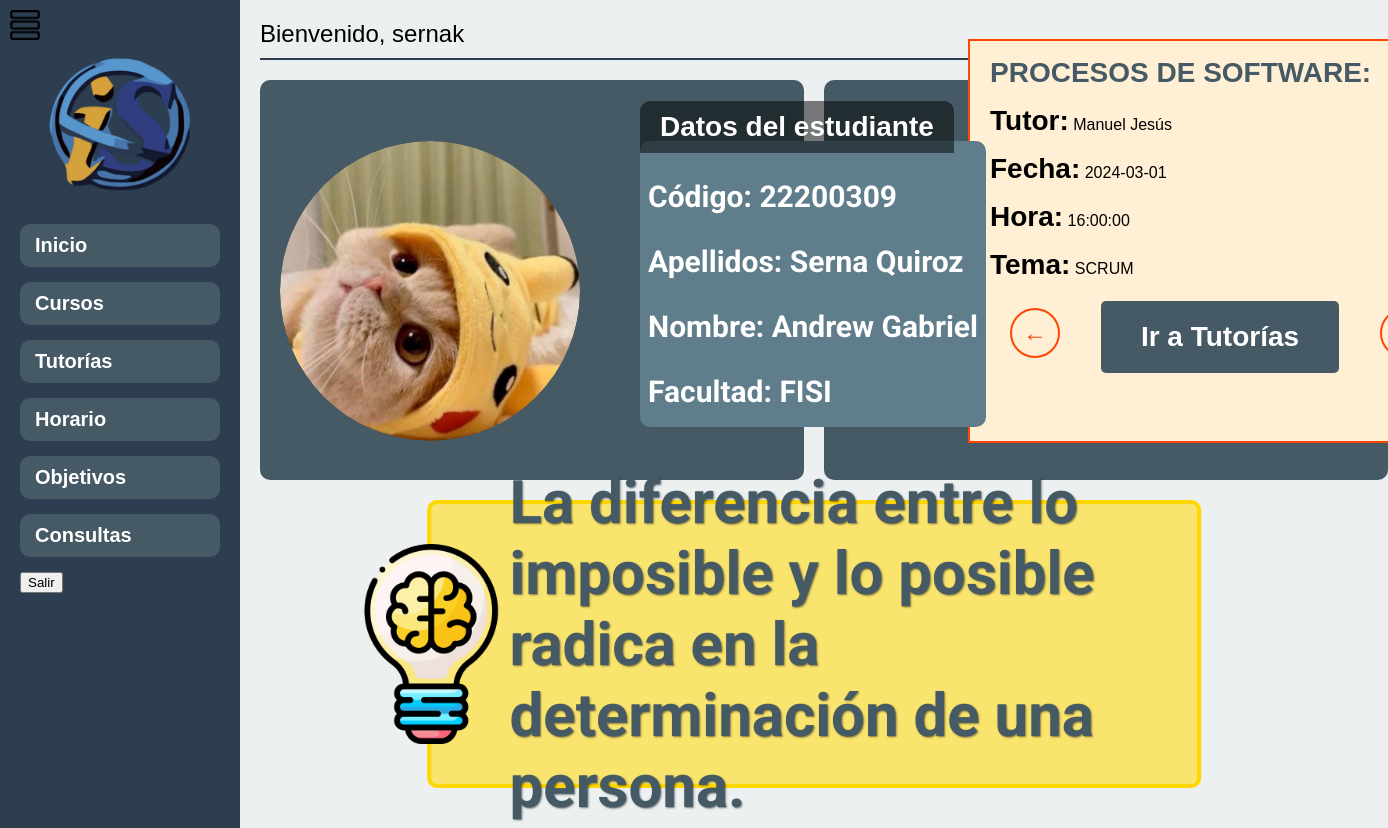
The page /dashboard_alumno.php (signed in) on the database its author committed.
### tables this page shows
CREATE TABLE `curso` (
  `cod_curso` varchar(20) NOT NULL,
  `nombre_curso` varchar(30) NOT NULL,
  `ciclo` int NOT NULL,
  `creditos` int NOT NULL
);

CREATE TABLE `tutor` (
  `cod_tutor` varchar(20) NOT NULL,
  `id_usuario` int NOT NULL,
  `nombre` varchar(40) NOT NULL,
  `apellidos` varchar(40) NOT NULL,
  `correo` varchar(50) NOT NULL,
  `numero_celular` varchar(10) NOT NULL
);

CREATE TABLE `frases_motivadoras` (
  `id` int NOT NULL,
  `frase` varchar(255) NOT NULL
);

CREATE TABLE `usuarios` (
  `id` int NOT NULL,
  `nombre` varchar(50) NOT NULL,
  `nombre_usuario` varchar(20) NOT NULL,
  `contraseña` varchar(20) NOT NULL,
  `rol` varchar(15) NOT NULL,
  `ruta_foto` varchar(255) NOT NULL
);

CREATE TABLE `alumno` (
  `cod_alumno` varchar(20) NOT NULL,
  `id_usuario` int NOT NULL,
  `nombre` varchar(40) NOT NULL,
  `apellidos` varchar(40) NOT NULL,
  `correo` varchar(40) NOT NULL,
  `facultad` varchar(50) NOT NULL,
  `numero_celular` varchar(10) NOT NULL
);

### dashboard_alumno.php (the view, shortened to what this page needs)
<?php
include 'conn/connection.php';
$nombre_usuario = $_SESSION['nombre'];
try {
    $stmt = $conn->prepare("SELECT ruta_foto FROM usuarios WHERE nombre_usuario = :nombre_usuario");
    $stmt->bindParam(':nombre_usuario', $nombre_usuario);
    $stmt->execute();
    if ($stmt->rowCount() > 0) {
        $resultado = $stmt->fetch(PDO::FETCH_ASSOC);
        $ruta_foto = $resultado['ruta_foto'];
    } else {
        $ruta_foto = "http://localhost/foto_defecto.png";
    }
} catch(PDOException $e) {
    $ruta_foto = "ruta/error/foto.jpg";
}
try {
    $stmt_usuario = $conn->prepare("SELECT id FROM usuarios WHERE nombre_usuario = :nombre_usuario");
    $stmt_usuario->bindParam(':nombre_usuario', $nombre_usuario);
    $stmt_usuario->execute();
    if ($stmt_usuario->rowCount() > 0) {
        $resultado_usuario = $stmt_usuario->fetch(PDO::FETCH_ASSOC);
        $id_usuario = $resultado_usuario['id'];
        $stmt_alumno = $conn->prepare("SELECT cod_alumno, apellidos, nombre, facultad FROM alumno WHERE id_usuario = :id_usuario");
        $stmt_alumno->bindParam(':id_usuario', $id_usuario);
        $stmt_alumno->execute();
        if ($stmt_alumno->rowCount() > 0) {
            $resultado_alumno = $stmt_alumno->fetch(PDO::FETCH_ASSOC);
            $cod_alumno = $resultado_alumno['cod_alumno'];
            $apellidos = $resultado_alumno['apellidos'];
            $nombre = $resultado_alumno['nombre'];
            $facultad = $resultado_alumno['facultad'];
        } else {
            $cod_alumno = "No disponible";
            $apellidos = "No disponible";
            $nombre = "No disponible";
            $facultad = "No disponible";
        }
    } else {
        $cod_alumno = "No disponible";
        $apellidos = "No disponible";
        $nombre = "No disponible";
        $facultad = "No disponible";
    }
} catch(PDOException $e) {
    $cod_alumno = "Error";
    $apellidos = "Error";
    $nombre = "Error";
    $facultad = "Error";
}
try {
    $random_id = rand(1, 30);
    $stmt = $conn->prepare("SELECT frase FROM frases_motivadoras WHERE id = :id");
    $stmt->bindParam(':id', $random_id);
    $stmt->execute();
    if ($stmt->rowCount() > 0) {
        $frase_motivadora = $stmt->fetch(PDO::FETCH_ASSOC)['frase'];
    } else {
        $frase_motivadora = "No hay frase disponible en este momento.";
    }
} catch(PDOException $e) {
    $frase_motivadora = "Error al obtener la frase motivadora.";
}
try {
    $stmt_tutoria = $conn->prepare("SELECT t.fecha, t.hora, t.tema, c.nombre_curso, tu.apellidos, tu.nombre
                                    FROM tutoría AS t
                                    INNER JOIN curso AS c ON t.codcurso = c.cod_curso
                                    INNER JOIN tutor AS tu ON t.codtutor = tu.cod_tutor
                                    INNER JOIN alumno AS a ON t.codalumno = a.cod_alumno
                                    INNER JOIN usuarios AS u ON a.id_usuario = u.id
                                    WHERE u.nombre_usuario = :nombre_usuario");
    $stmt_tutoria->bindParam(':nombre_usuario', $nombre_usuario);
    $stmt_tutoria->execute();
    if ($stmt_tutoria->rowCount() > 0) {
        $resultado_tutoria = $stmt_tutoria->fetch(PDO::FETCH_ASSOC);
        $fecha_tutoria = "<span class='texto'><strong>Fecha:</strong></span> " . $resultado_tutoria['fecha'];
        $hora_tutoria = "<span class='texto'><strong>Hora:</strong></span> " . $resultado_tutoria['hora'];
        $tema_tutoria = "<span class='texto'><strong>Tema:</strong></span> " . $resultado_tutoria['tema'];
        $nombre_curso = $resultado_tutoria['nombre_curso'];
        $nombre_tutor = "<span class='texto'><strong>Tutor:</strong></span> " . $resultado_tutoria['nombre'];
    }
} catch(PDOException $e) {
    $fecha_tutoria = "Error al obtener las tutorías";
    $hora_tutoria = "";
    $tema_tutoria = "";
    $nombre_curso = "";
    $apellidos_tutor = "";
    $nombre_tutor = "";
}
?>
<!DOCTYPE html>
<html lang="es">
<head>
</head>
<body>
    <div class="container">
        <div class="sidebar" id="sidebar">
            <div class="sidebar-logo">
                <img src="fisi.png" alt="Logo Facultad">
            </div>
            <ul>
                <li><a href="dashboard_alumno.php">Inicio</a></li>
                <li><a href="cursos.php">Cursos</a></li>
                <li><a href="dashboard_tutorias.php">Tutorías</a></li>
                <li><a href="horario.php">Horario</a></li>
                <li><a href="objetivos.php">Objetivos</a></li>
                <li><a href="consultas.php">Consultas</a></li>
                <li><button onclick="showPopup()">Salir</button></li>
            </ul>
        </div>
        <div class="main-content">
            <?php
            if (isset($_SESSION['nombre'])) {
                echo "<div class='welcome-message'>Bienvenido, " . $_SESSION['nombre'] . "</div>";
            } else {
                echo "<p>Por favor, inicia sesión para ver tus datos.</p>";
            }
            ?>
            <div class="center-square">
                <p><span class="curso"><?php echo $nombre_curso; ?>:</span> <span class="texto"><?php?></span></p>
                <p id="nombre-tutor"><?php echo $nombre_tutor; ?></p>
                <p id="fecha-tutoria"><?php echo $fecha_tutoria; ?></p>
                <p id="hora-tutoria"><?php echo $hora_tutoria; ?></p>
                <p id="tema-tutoria"><?php echo $tema_tutoria; ?></p>
                <button class="boton-tutoria" onclick="window.location.href='dashboard_tutorias.php';">Ir a Tutorías</button>
                <div class="arrow-buttons-container">
                <button class="arrow-button arrow-left" onclick="cambiarTutoria('anterior')">←</button>
                <button class="arrow-button arrow-right" onclick="cambiarTutoria('siguiente')">→</button>
                </div>
            </div>
            <div class="large-rectangle new">
                <div class="motivational-quote">
                    <?php echo $frase_motivadora; ?>
                </div>
            </div>
            <div class="user-photo-container">
                <img src="<?php echo $ruta_foto; ?>" alt="Foto del usuario" class="user-photo">
            </div>
            <div class="alumno-info-container">
                <div class="alumno-info">
                    <div class="title">Datos del estudiante</div>
                    <div class="text-container">
                        <p>Código: <?php echo $cod_alumno; ?></p>
                        <p>Apellidos: <?php echo $apellidos; ?></p>
                        <p>Nombre: <?php echo $nombre; ?></p>
                        <p>Facultad: <?php echo $facultad; ?></p>
                    </div>
                </div>
            </div>
        </div>
    </div>
    <div class="menu-toggle" onclick="toggleSidebar()">
        <img src="icono_menu.png" alt="Menú">
    </div>
</body>
</html>

### dashboard_alumno.php (style rules this page uses)
body { font-family: Arial, sans-serif; margin: 0; padding: 0; background-color: #f4f4f4; }
.container { display: flex; min-height: 100vh; }
.sidebar { background-color: #2c3e50; color: #fff; padding: 20px; width: 200px; transition: width 0.5s; overflow-x: hidden; }
.sidebar ul { list-style: none; padding: 0; margin: 0; visibility: visible; opacity: 1; transition: opacity 0.5s; }
.sidebar li { margin-bottom: 15px; }
.sidebar a { color: #fff; text-decoration: none; font-size: 20px; font-weight: bold; display: block; padding: 10px 15px; border-radius: 10px; transition: background-color 0.3s; background-color: #455a64; }
.sidebar-logo { text-align: center; margin-bottom: 20px; transition: all 0.5s; }
.sidebar-logo img { max-width: 150px; margin-top: 30px; transition: all 0.5s; }
.main-content { background-color: #ecf0f1; padding: 20px; flex: 1; display: flex; flex-direction: column; align-items: flex-start; position: relative; }
.welcome-message { margin-bottom: 20px; font-size: 24px; border-bottom: 2px solid #2c3e50; padding-bottom: 10px; width: 100%; }
.user-photo-container { width: 300px; height: 300px; border-radius: 50%; overflow: hidden; margin-bottom: 20px; position: absolute; top: 17%; left: 40px; }
.alumno-info-container { position: absolute; top: 17%; left: 400px; }
.user-photo { width: 100%; height: 100%; object-fit: cover; border-radius: 50%; }
.menu-toggle { position: absolute; top: 10px; left: 10px; cursor: pointer; }
.menu-toggle img { width: 30px; }
.large-rectangle { background-color: #455a64; border-radius: 10px; margin-bottom: 20px; width: calc(50% - 10px); height: 50vh; }
.center-square { position: absolute; top: calc(50% - 375px); left: calc(50% + 10px + 18vh); width: 500px; height: 400px; background-color: #FFEFD5; border: 2px solid #FF4500; }
.large-rectangle.new { background-color: #f9e46e; border: 4px solid #ffd700; border-radius: 10px; margin-bottom: 20px; width: calc(70% - 10px); height: 35vh; position: relative; bottom: 0px; left: 50%; transform: translateX(-50%); }
.large-rectangle.new::before { content: ""; background-image: url('http://localhost/icono_cerebro.png'); background-size: cover; background-repeat: no-repeat; background-position: center; position: absolute; top: 50%; left: -100px; transform: translateY(-50%); width: 200px; height: 200px; }
.alumno-info p { font-family: 'Roboto', sans-serif; font-size: 30px; font-weight: bold; color: #fff; margin-bottom: 10px; }
.title { font-size: 28px; font-weight: bold; margin-bottom: 10px; color: #fff; position: absolute; top: -40px; left: 0; background-color: rgba(0, 0, 0, 0.5); padding: 10px 20px; border-top-left-radius: 10px; border-top-right-radius: 10px; }
.text-container { background-color: #607d8b; color: #fff; padding: 8px; border-radius: 10px; margin-bottom: 10px; font-size: 22px; font-weight: bold; }
.motivational-quote { font-size: 60px; color: #455a64; font-family: 'Roboto', sans-serif; font-weight: bold; text-shadow: 1px 1px 2px rgba(0, 0, 0, 0.5); position: absolute; top: 50%; right: 20px; transform: translateY(-50%); width: calc(100% - 40px); max-width: calc(95% - 40px); padding: 0 20px; box-sizing: border-box; }
.curso { font-weight: bold; color: #455a64; margin-left: 20px; overflow: hidden; text-overflow: ellipsis; max-width: 300px; font-size: 28px; }
.texto { font-size: 28px; font-weight: bold; margin-left: 20px; }
.boton-tutoria { background-color: #455a64; color: #fff; font-size: 28px; font-weight: bold; padding: 20px 40px; border: none; border-radius: 5px; cursor: pointer; transition: background-color 0.3s; margin-top: 20px; display: block; margin-left: auto; margin-right: auto; }
.arrow-buttons-container { position: relative; margin-top: 20px; width: 100%; }
.arrow-button { font-size: 24px; color: #FF4500; cursor: pointer; transition: color 0.3s; width: 50px; height: 50px; display: flex; align-items: center; justify-content: center; border-radius: 50%; border: 2px solid #FF4500; background-color: transparent; position: absolute; top: calc(50% - 85px); }
.arrow-left { left: 40px; }
.arrow-right { right: 40px; }

### rows shown on the page
curso: nombre_curso "PROCESOS DE SOFTWARE"
tutor: nombre "Manuel Jesús"
tutoría: fecha "2024-03-01", hora "16:00:00", tema "SCRUM"
frases_motivadoras: frase "La diferencia entre lo imposible y lo posible radica en la determinación de una persona."
usuarios: ruta_foto (picture)
alumno: cod_alumno "22200309", apellidos "Serna Quiroz", nombre "Andrew Gabriel", facultad "FISI"

### other values the page prints
$_SESSION['nombre'] "sernak"
